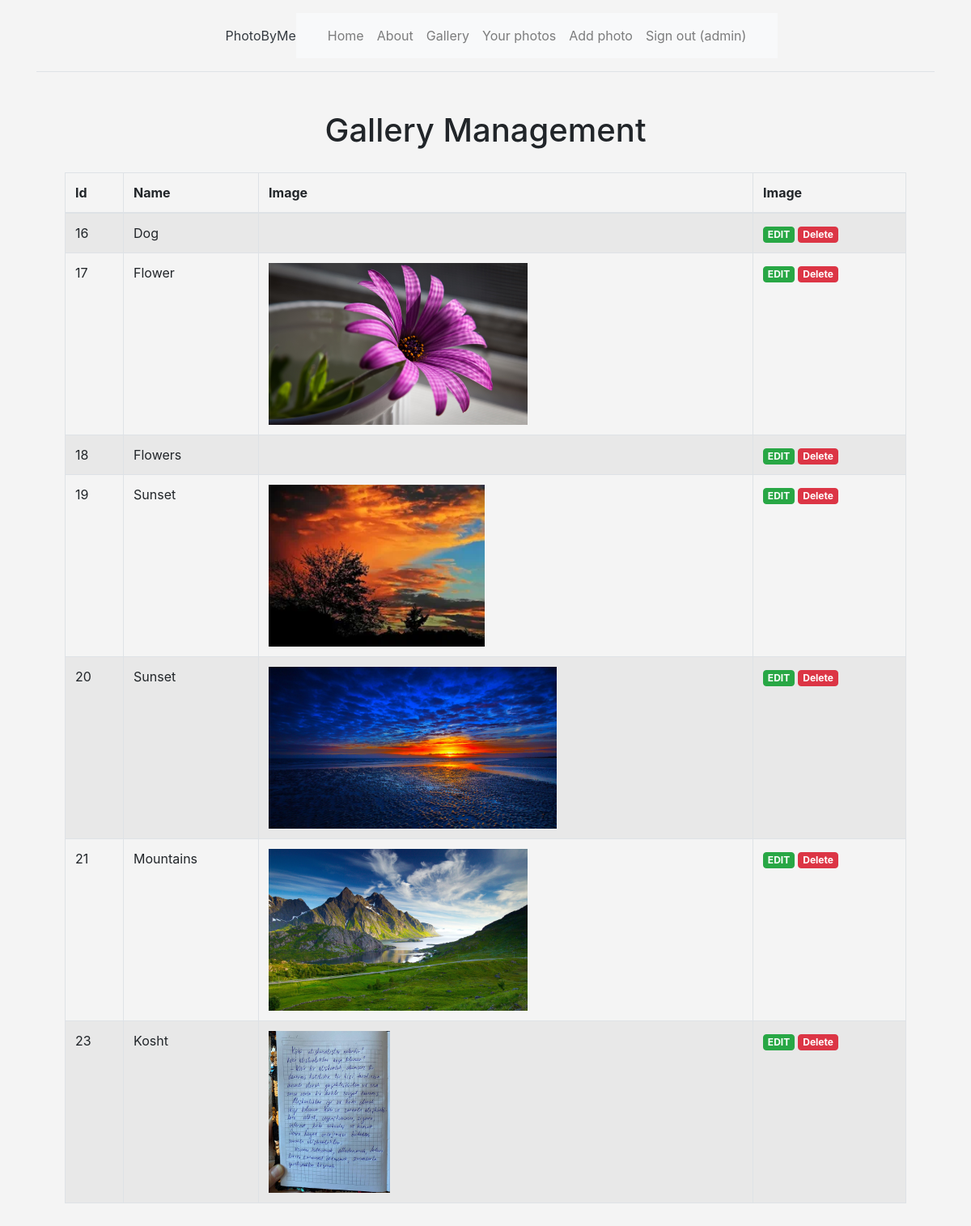
/gallery (signed in), run on the app's committed database.
### main/models.py (models this page shows, shortened)
class Item(models.Model):
    name = models.TextField(max_length=191)
    image = models.ImageField(upload_to=filepath, null=True, blank=True)
    class Meta:
        verbose_name = 'Picture'
        verbose_name_plural = 'Pictures'

### main/views.py (the view)
# urls.py: path('gallery', views.gallery, name='gallery'),
def gallery(request):
    files = Item.objects.all()
    context = {'files': files}
    return render(request, 'main/gallery.html', context)

### main/templates/main/gallery.html (shortened to what this page needs)
{% extends 'main/base.html' %}
{% load static %}
{% block content %}
<section class="section">
    <div class="container">
        <div class="row justify-content-center">
                        <h1 class="fw-bold">Gallery Management</h1>
                    </div>
                    <div class="card-body">
                        <table class="table table-bordered table-striped">
                            <thead>
                                <tr>
                                    <th>Id</th>
                                    <th>Name</th>
                                    <th>Image</th>
                                    <th>Image</th>
                                </tr>
                            </thead>
                            <tbody>
                                {% for p in files %}
                                    <tr>
                                        <td>{{ p.id }} </td>
                                        <td>{{ p.name }} </td>
                                        {% if p.image %}
                                            <td>
                                                <img src="{{ p.image.url }}" height="200" alt="" >
                                            </td>
                                        {% endif %}
                                        <td>
                                            <a href="{% url 'edit-file' p.id %}" class="btn btn-success badge">EDIT</a>
                                            <a href="{% url 'delete-file' p.id %}" class="btn btn-danger badge">Delete</a>
                                        </td>
                                    </tr>
                                {% endfor %}
                            </tbody>
                        </table>
        </div>
    </div>
</section>
{% endblock content %}

### main/templates/main/navbar.html (shortened to what this page needs)
<nav class="navbar navbar-expand-lg navbar-light bg-light">
  <div class="container-fluid">
       <ul class="navbar-nav ms-auto">
        <li class="nav-item"><a href="{% url 'home' %}" class="nav-link" aria-current="page">Home</a></li>
        <li class="nav-item"><a href="{% url 'about' %}" class="nav-link">About</a></li>
        <li class="nav-item"><a href="{% url 'maingallery' %}" class="nav-link">Gallery</a></li>
          {% if user.is_authenticated %}
          <li class="nav-item"><a href="{% url 'gallery' %}" class="nav-link">Your photos</a></li>
          <li class="nav-item"><a href="{% url 'add-file' %}" class="nav-link">Add photo</a></li>
          <li class="nav-item"><a href="{% url 'logout' %}" class="nav-link">Sign out ({{user.username}})</a></li>
          {% else %}
            <li class="nav-item"><a href="{% url 'register_user' %}" class="nav-link">Sign up</a></li>
            <li class="nav-item"><a href="{% url 'login' %}" class="nav-link">Sign in</a></li>
          {% endif %}
      </ul>
    </div>
  </div>

### main/templates/main/base.html (style rules this page uses)
body { background: #f4f4f4; }

### data on the page
Item: id "16", name "Dog"
Item: id "17", name "Flower", image (picture)
Item: id "18", name "Flowers"
Item: id "19", name "Sunset", image (picture)
Item: id "20", name "Sunset", image (picture)
Item: id "21", name "Mountains", image (picture)
Item: id "23", name "Kosht", image (picture)

### other printed values
{{ user.username }} "admin"
